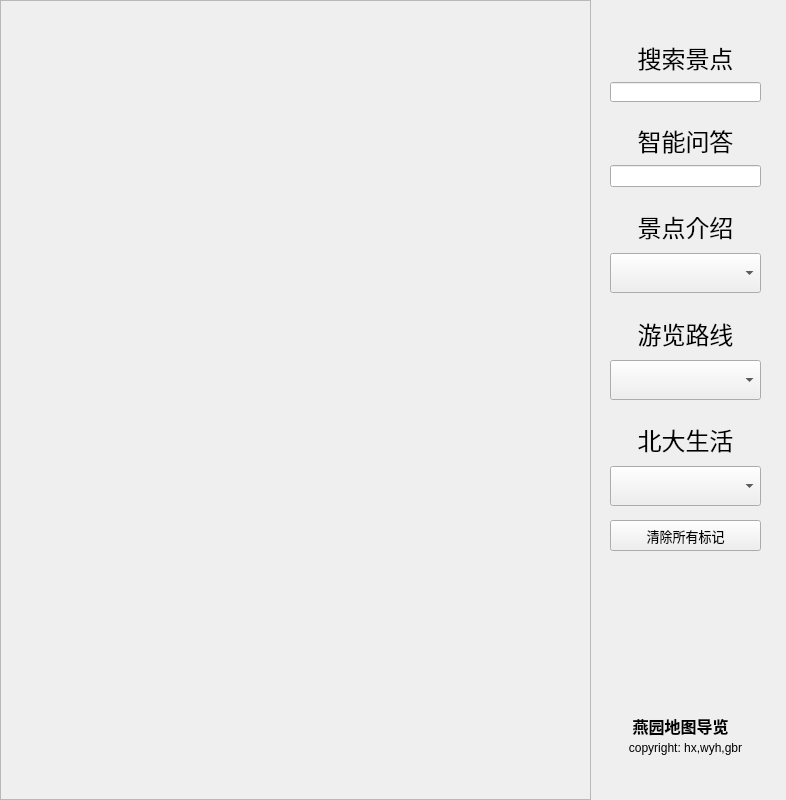
<?xml version="1.0" encoding="UTF-8"?>
<ui version="4.0">
 <class>Widget</class>
 <widget class="QWidget" name="Widget">
  <property name="geometry">
   <rect>
    <x>0</x>
    <y>0</y>
    <width>786</width>
    <height>800</height>
   </rect>
  </property>
  <property name="contextMenuPolicy">
   <enum>Qt::CustomContextMenu</enum>
  </property>
  <property name="windowTitle">
   <string>Widget</string>
  </property>
  <property name="styleSheet">
   <string notr="true">background_image:url(:/new/prefix1/background2.png)</string>
  </property>
  <widget class="QWidget" name="layoutWidget">
   <property name="geometry">
    <rect>
     <x>610</x>
     <y>40</y>
     <width>151</width>
     <height>481</height>
    </rect>
   </property>
   <property name="minimumSize">
    <size>
     <width>0</width>
     <height>40</height>
    </size>
   </property>
   <layout class="QVBoxLayout" name="verticalLayout">
    <item>
     <widget class="QLabel" name="seach_label">
      <property name="font">
       <font>
        <family>华文新魏</family>
       </font>
      </property>
      <property name="text">
       <string>&lt;html&gt;&lt;head/&gt;&lt;body&gt;&lt;p align=&quot;center&quot;&gt;&lt;span style=&quot; font-size:18pt;&quot;&gt;搜索景点&lt;/span&gt;&lt;/p&gt;&lt;/body&gt;&lt;/html&gt;</string>
      </property>
     </widget>
    </item>
    <item>
     <widget class="QLineEdit" name="search_line">
      <property name="minimumSize">
       <size>
        <width>0</width>
        <height>20</height>
       </size>
      </property>
      <property name="text">
       <string/>
      </property>
     </widget>
    </item>
    <item>
     <spacer name="verticalSpacer_4">
      <property name="orientation">
       <enum>Qt::Vertical</enum>
      </property>
      <property name="sizeHint" stdset="0">
       <size>
        <width>20</width>
        <height>40</height>
       </size>
      </property>
     </spacer>
    </item>
    <item>
     <widget class="QLabel" name="AI_qa_label">
      <property name="font">
       <font>
        <family>华文新魏</family>
       </font>
      </property>
      <property name="text">
       <string>&lt;html&gt;&lt;head/&gt;&lt;body&gt;&lt;p align=&quot;center&quot;&gt;&lt;span style=&quot; font-size:18pt;&quot;&gt;智能问答&lt;/span&gt;&lt;/p&gt;&lt;/body&gt;&lt;/html&gt;</string>
      </property>
     </widget>
    </item>
    <item>
     <widget class="QLineEdit" name="AI_qa_line"/>
    </item>
    <item>
     <spacer name="verticalSpacer_6">
      <property name="orientation">
       <enum>Qt::Vertical</enum>
      </property>
      <property name="sizeHint" stdset="0">
       <size>
        <width>20</width>
        <height>40</height>
       </size>
      </property>
     </spacer>
    </item>
    <item>
     <widget class="QLabel" name="introduce_label">
      <property name="minimumSize">
       <size>
        <width>0</width>
        <height>40</height>
       </size>
      </property>
      <property name="font">
       <font>
        <family>华文新魏</family>
       </font>
      </property>
      <property name="text">
       <string>&lt;html&gt;&lt;head/&gt;&lt;body&gt;&lt;p align=&quot;center&quot;&gt;&lt;span style=&quot; font-size:18pt;&quot;&gt;景点介绍&lt;/span&gt;&lt;/p&gt;&lt;/body&gt;&lt;/html&gt;</string>
      </property>
     </widget>
    </item>
    <item>
     <widget class="QComboBox" name="introduce_button">
      <property name="minimumSize">
       <size>
        <width>0</width>
        <height>40</height>
       </size>
      </property>
      <item>
       <property name="text">
        <string/>
       </property>
      </item>
      <item>
       <property name="text">
        <string>博雅塔</string>
       </property>
      </item>
      <item>
       <property name="text">
        <string>未名湖</string>
       </property>
      </item>
      <item>
       <property name="text">
        <string>俄文楼</string>
       </property>
      </item>
      <item>
       <property name="text">
        <string>北大图书馆</string>
       </property>
      </item>
      <item>
       <property name="text">
        <string>静园</string>
       </property>
      </item>
      <item>
       <property name="text">
        <string>燕南园</string>
       </property>
      </item>
      <item>
       <property name="text">
        <string>蔡元培铜像</string>
       </property>
      </item>
      <item>
       <property name="text">
        <string>北大西门</string>
       </property>
      </item>
      <item>
       <property name="text">
        <string>邱德拔体育馆</string>
       </property>
      </item>
      <item>
       <property name="text">
        <string>五四体育场</string>
       </property>
      </item>
      <item>
       <property name="text">
        <string>计算中心</string>
       </property>
      </item>
     </widget>
    </item>
    <item>
     <spacer name="verticalSpacer_3">
      <property name="orientation">
       <enum>Qt::Vertical</enum>
      </property>
      <property name="sizeHint" stdset="0">
       <size>
        <width>20</width>
        <height>40</height>
       </size>
      </property>
     </spacer>
    </item>
    <item>
     <widget class="QLabel" name="viewline_label">
      <property name="minimumSize">
       <size>
        <width>0</width>
        <height>40</height>
       </size>
      </property>
      <property name="font">
       <font>
        <family>华文新魏</family>
       </font>
      </property>
      <property name="text">
       <string>&lt;html&gt;&lt;head/&gt;&lt;body&gt;&lt;p align=&quot;center&quot;&gt;&lt;span style=&quot; font-size:18pt;&quot;&gt;游览路线&lt;/span&gt;&lt;/p&gt;&lt;/body&gt;&lt;/html&gt;</string>
      </property>
     </widget>
    </item>
    <item>
     <widget class="QComboBox" name="viewline_button">
      <property name="minimumSize">
       <size>
        <width>0</width>
        <height>40</height>
       </size>
      </property>
      <item>
       <property name="text">
        <string/>
       </property>
      </item>
      <item>
       <property name="text">
        <string>西门出发</string>
       </property>
      </item>
      <item>
       <property name="text">
        <string>东门出发</string>
       </property>
      </item>
      <item>
       <property name="text">
        <string>南门出发</string>
       </property>
      </item>
     </widget>
    </item>
    <item>
     <spacer name="verticalSpacer_5">
      <property name="orientation">
       <enum>Qt::Vertical</enum>
      </property>
      <property name="sizeHint" stdset="0">
       <size>
        <width>20</width>
        <height>40</height>
       </size>
      </property>
     </spacer>
    </item>
    <item>
     <widget class="QLabel" name="introduce_label_2">
      <property name="minimumSize">
       <size>
        <width>0</width>
        <height>40</height>
       </size>
      </property>
      <property name="font">
       <font>
        <family>华文新魏</family>
       </font>
      </property>
      <property name="text">
       <string>&lt;html&gt;&lt;head/&gt;&lt;body&gt;&lt;p align=&quot;center&quot;&gt;&lt;span style=&quot; font-size:18pt;&quot;&gt;北大生活&lt;/span&gt;&lt;/p&gt;&lt;/body&gt;&lt;/html&gt;</string>
      </property>
     </widget>
    </item>
    <item>
     <widget class="QComboBox" name="pkulife_combox">
      <property name="minimumSize">
       <size>
        <width>0</width>
        <height>40</height>
       </size>
      </property>
      <item>
       <property name="text">
        <string/>
       </property>
      </item>
      <item>
       <property name="text">
        <string>购物</string>
       </property>
      </item>
      <item>
       <property name="text">
        <string>餐饮</string>
       </property>
      </item>
      <item>
       <property name="text">
        <string>住宿</string>
       </property>
      </item>
      <item>
       <property name="text">
        <string>娱乐</string>
       </property>
      </item>
     </widget>
    </item>
    <item>
     <spacer name="verticalSpacer_7">
      <property name="orientation">
       <enum>Qt::Vertical</enum>
      </property>
      <property name="sizeHint" stdset="0">
       <size>
        <width>20</width>
        <height>40</height>
       </size>
      </property>
     </spacer>
    </item>
   </layout>
  </widget>
  <widget class="QLabel" name="name">
   <property name="geometry">
    <rect>
     <x>630</x>
     <y>710</y>
     <width>101</width>
     <height>31</height>
    </rect>
   </property>
   <property name="font">
    <font>
     <pointsize>12</pointsize>
     <bold>true</bold>
    </font>
   </property>
   <property name="text">
    <string>燕园地图导览</string>
   </property>
   <property name="alignment">
    <set>Qt::AlignCenter</set>
   </property>
  </widget>
  <widget class="QLabel" name="copyright">
   <property name="geometry">
    <rect>
     <x>620</x>
     <y>740</y>
     <width>131</width>
     <height>16</height>
    </rect>
   </property>
   <property name="text">
    <string>copyright: hx,wyh,gbr</string>
   </property>
   <property name="alignment">
    <set>Qt::AlignCenter</set>
   </property>
  </widget>
  <widget class="QScrollArea" name="scrollArea">
   <property name="geometry">
    <rect>
     <x>0</x>
     <y>0</y>
     <width>591</width>
     <height>800</height>
    </rect>
   </property>
   <property name="contextMenuPolicy">
    <enum>Qt::CustomContextMenu</enum>
   </property>
   <property name="widgetResizable">
    <bool>true</bool>
   </property>
   <widget class="QWidget" name="scrollAreaWidgetContents">
    <property name="geometry">
     <rect>
      <x>0</x>
      <y>0</y>
      <width>589</width>
      <height>798</height>
     </rect>
    </property>
    <property name="contextMenuPolicy">
     <enum>Qt::CustomContextMenu</enum>
    </property>
    <widget class="QLabel" name="map_label">
     <property name="geometry">
      <rect>
       <x>0</x>
       <y>0</y>
       <width>581</width>
       <height>791</height>
      </rect>
     </property>
     <property name="text">
      <string>&lt;html&gt;&lt;head/&gt;&lt;body&gt;&lt;p&gt;&lt;img src=&quot;:/new/prefix1/B_Map2.png&quot;/&gt;&lt;/p&gt;&lt;/body&gt;&lt;/html&gt;</string>
     </property>
    </widget>
    <widget class="QPushButton" name="button1">
     <property name="enabled">
      <bool>true</bool>
     </property>
     <property name="geometry">
      <rect>
       <x>420</x>
       <y>280</y>
       <width>41</width>
       <height>51</height>
      </rect>
     </property>
     <property name="baseSize">
      <size>
       <width>0</width>
       <height>0</height>
      </size>
     </property>
     <property name="font">
      <font>
       <family>Microsoft YaHei UI</family>
       <pointsize>10</pointsize>
       <italic>false</italic>
       <bold>false</bold>
      </font>
     </property>
     <property name="contextMenuPolicy">
      <enum>Qt::CustomContextMenu</enum>
     </property>
     <property name="toolTip">
      <string>博雅塔</string>
     </property>
     <property name="toolTipDuration">
      <number>10000</number>
     </property>
     <property name="styleSheet">
      <string notr="true">image:url(&quot;:/new/prefix1/locate.png&quot;)</string>
     </property>
     <property name="text">
      <string/>
     </property>
     <property name="flat">
      <bool>true</bool>
     </property>
    </widget>
    <widget class="QPushButton" name="button10">
     <property name="enabled">
      <bool>true</bool>
     </property>
     <property name="geometry">
      <rect>
       <x>430</x>
       <y>630</y>
       <width>41</width>
       <height>51</height>
      </rect>
     </property>
     <property name="baseSize">
      <size>
       <width>0</width>
       <height>0</height>
      </size>
     </property>
     <property name="font">
      <font>
       <family>Microsoft YaHei UI</family>
       <pointsize>10</pointsize>
       <italic>false</italic>
       <bold>false</bold>
      </font>
     </property>
     <property name="contextMenuPolicy">
      <enum>Qt::CustomContextMenu</enum>
     </property>
     <property name="toolTip">
      <string>五四体育场</string>
     </property>
     <property name="toolTipDuration">
      <number>10000</number>
     </property>
     <property name="styleSheet">
      <string notr="true">image:url(&quot;:/new/prefix1/locate.png&quot;)</string>
     </property>
     <property name="text">
      <string/>
     </property>
     <property name="flat">
      <bool>true</bool>
     </property>
    </widget>
    <widget class="QPushButton" name="button2">
     <property name="enabled">
      <bool>true</bool>
     </property>
     <property name="geometry">
      <rect>
       <x>260</x>
       <y>250</y>
       <width>41</width>
       <height>51</height>
      </rect>
     </property>
     <property name="baseSize">
      <size>
       <width>0</width>
       <height>0</height>
      </size>
     </property>
     <property name="font">
      <font>
       <family>Microsoft YaHei UI</family>
       <pointsize>10</pointsize>
       <italic>false</italic>
       <bold>false</bold>
      </font>
     </property>
     <property name="contextMenuPolicy">
      <enum>Qt::CustomContextMenu</enum>
     </property>
     <property name="toolTip">
      <string>未名湖</string>
     </property>
     <property name="toolTipDuration">
      <number>10000</number>
     </property>
     <property name="styleSheet">
      <string notr="true">image:url(&quot;:/new/prefix1/locate.png&quot;)</string>
     </property>
     <property name="text">
      <string/>
     </property>
     <property name="flat">
      <bool>true</bool>
     </property>
    </widget>
    <widget class="QPushButton" name="button3">
     <property name="enabled">
      <bool>true</bool>
     </property>
     <property name="geometry">
      <rect>
       <x>250</x>
       <y>370</y>
       <width>41</width>
       <height>51</height>
      </rect>
     </property>
     <property name="baseSize">
      <size>
       <width>0</width>
       <height>0</height>
      </size>
     </property>
     <property name="font">
      <font>
       <family>Microsoft YaHei UI</family>
       <pointsize>10</pointsize>
       <italic>false</italic>
       <bold>false</bold>
      </font>
     </property>
     <property name="contextMenuPolicy">
      <enum>Qt::CustomContextMenu</enum>
     </property>
     <property name="toolTip">
      <string>俄文楼</string>
     </property>
     <property name="toolTipDuration">
      <number>10000</number>
     </property>
     <property name="styleSheet">
      <string notr="true">image:url(&quot;:/new/prefix1/locate.png&quot;)</string>
     </property>
     <property name="text">
      <string/>
     </property>
     <property name="flat">
      <bool>true</bool>
     </property>
    </widget>
    <widget class="QPushButton" name="button9">
     <property name="enabled">
      <bool>true</bool>
     </property>
     <property name="geometry">
      <rect>
       <x>510</x>
       <y>600</y>
       <width>41</width>
       <height>51</height>
      </rect>
     </property>
     <property name="baseSize">
      <size>
       <width>0</width>
       <height>0</height>
      </size>
     </property>
     <property name="font">
      <font>
       <family>Microsoft YaHei UI</family>
       <pointsize>10</pointsize>
       <italic>false</italic>
       <bold>false</bold>
      </font>
     </property>
     <property name="contextMenuPolicy">
      <enum>Qt::CustomContextMenu</enum>
     </property>
     <property name="toolTip">
      <string>邱德拔体育馆</string>
     </property>
     <property name="toolTipDuration">
      <number>10000</number>
     </property>
     <property name="styleSheet">
      <string notr="true">image:url(&quot;:/new/prefix1/locate.png&quot;)</string>
     </property>
     <property name="text">
      <string/>
     </property>
     <property name="flat">
      <bool>true</bool>
     </property>
    </widget>
    <widget class="QPushButton" name="button5">
     <property name="enabled">
      <bool>true</bool>
     </property>
     <property name="geometry">
      <rect>
       <x>200</x>
       <y>420</y>
       <width>41</width>
       <height>51</height>
      </rect>
     </property>
     <property name="baseSize">
      <size>
       <width>0</width>
       <height>0</height>
      </size>
     </property>
     <property name="font">
      <font>
       <family>Microsoft YaHei UI</family>
       <pointsize>10</pointsize>
       <italic>false</italic>
       <bold>false</bold>
      </font>
     </property>
     <property name="contextMenuPolicy">
      <enum>Qt::CustomContextMenu</enum>
     </property>
     <property name="toolTip">
      <string>静园</string>
     </property>
     <property name="toolTipDuration">
      <number>10000</number>
     </property>
     <property name="styleSheet">
      <string notr="true">image:url(&quot;:/new/prefix1/locate.png&quot;)</string>
     </property>
     <property name="text">
      <string/>
     </property>
     <property name="flat">
      <bool>true</bool>
     </property>
    </widget>
    <widget class="QPushButton" name="button8">
     <property name="enabled">
      <bool>true</bool>
     </property>
     <property name="geometry">
      <rect>
       <x>10</x>
       <y>260</y>
       <width>41</width>
       <height>51</height>
      </rect>
     </property>
     <property name="baseSize">
      <size>
       <width>0</width>
       <height>0</height>
      </size>
     </property>
     <property name="font">
      <font>
       <family>Microsoft YaHei UI</family>
       <pointsize>10</pointsize>
       <italic>false</italic>
       <bold>false</bold>
      </font>
     </property>
     <property name="contextMenuPolicy">
      <enum>Qt::CustomContextMenu</enum>
     </property>
     <property name="toolTip">
      <string>北大西门</string>
     </property>
     <property name="toolTipDuration">
      <number>10000</number>
     </property>
     <property name="styleSheet">
      <string notr="true">image:url(&quot;:/new/prefix1/locate.png&quot;)</string>
     </property>
     <property name="text">
      <string/>
     </property>
     <property name="flat">
      <bool>true</bool>
     </property>
    </widget>
    <widget class="QPushButton" name="button6">
     <property name="enabled">
      <bool>true</bool>
     </property>
     <property name="geometry">
      <rect>
       <x>190</x>
       <y>540</y>
       <width>41</width>
       <height>51</height>
      </rect>
     </property>
     <property name="baseSize">
      <size>
       <width>0</width>
       <height>0</height>
      </size>
     </property>
     <property name="font">
      <font>
       <family>Microsoft YaHei UI</family>
       <pointsize>10</pointsize>
       <italic>false</italic>
       <bold>false</bold>
      </font>
     </property>
     <property name="contextMenuPolicy">
      <enum>Qt::CustomContextMenu</enum>
     </property>
     <property name="toolTip">
      <string>燕南园</string>
     </property>
     <property name="toolTipDuration">
      <number>10000</number>
     </property>
     <property name="styleSheet">
      <string notr="true">image:url(&quot;:/new/prefix1/locate.png&quot;)</string>
     </property>
     <property name="text">
      <string/>
     </property>
     <property name="flat">
      <bool>true</bool>
     </property>
    </widget>
    <widget class="QPushButton" name="button7">
     <property name="enabled">
      <bool>true</bool>
     </property>
     <property name="geometry">
      <rect>
       <x>180</x>
       <y>280</y>
       <width>41</width>
       <height>51</height>
      </rect>
     </property>
     <property name="baseSize">
      <size>
       <width>0</width>
       <height>0</height>
      </size>
     </property>
     <property name="font">
      <font>
       <family>Microsoft YaHei UI</family>
       <pointsize>10</pointsize>
       <italic>false</italic>
       <bold>false</bold>
      </font>
     </property>
     <property name="contextMenuPolicy">
      <enum>Qt::CustomContextMenu</enum>
     </property>
     <property name="toolTip">
      <string>蔡元培铜像</string>
     </property>
     <property name="toolTipDuration">
      <number>10000</number>
     </property>
     <property name="styleSheet">
      <string notr="true">image:url(&quot;:/new/prefix1/locate.png&quot;)</string>
     </property>
     <property name="text">
      <string/>
     </property>
     <property name="flat">
      <bool>true</bool>
     </property>
    </widget>
    <widget class="QPushButton" name="button4">
     <property name="enabled">
      <bool>true</bool>
     </property>
     <property name="geometry">
      <rect>
       <x>300</x>
       <y>430</y>
       <width>41</width>
       <height>51</height>
      </rect>
     </property>
     <property name="baseSize">
      <size>
       <width>0</width>
       <height>0</height>
      </size>
     </property>
     <property name="font">
      <font>
       <family>Microsoft YaHei UI</family>
       <pointsize>10</pointsize>
       <italic>false</italic>
       <bold>false</bold>
      </font>
     </property>
     <property name="contextMenuPolicy">
      <enum>Qt::CustomContextMenu</enum>
     </property>
     <property name="toolTip">
      <string>北大图书馆</string>
     </property>
     <property name="toolTipDuration">
      <number>10000</number>
     </property>
     <property name="styleSheet">
      <string notr="true">image:url(&quot;:/new/prefix1/locate.png&quot;)</string>
     </property>
     <property name="text">
      <string/>
     </property>
     <property name="flat">
      <bool>true</bool>
     </property>
    </widget>
    <widget class="QPushButton" name="button11">
     <property name="enabled">
      <bool>true</bool>
     </property>
     <property name="geometry">
      <rect>
       <x>440</x>
       <y>480</y>
       <width>41</width>
       <height>51</height>
      </rect>
     </property>
     <property name="baseSize">
      <size>
       <width>0</width>
       <height>0</height>
      </size>
     </property>
     <property name="font">
      <font>
       <family>Microsoft YaHei UI</family>
       <pointsize>10</pointsize>
       <italic>false</italic>
       <bold>false</bold>
      </font>
     </property>
     <property name="contextMenuPolicy">
      <enum>Qt::CustomContextMenu</enum>
     </property>
     <property name="toolTip">
      <string>计算中心</string>
     </property>
     <property name="toolTipDuration">
      <number>10000</number>
     </property>
     <property name="styleSheet">
      <string notr="true">image:url(&quot;:/new/prefix1/locate.png&quot;)</string>
     </property>
     <property name="text">
      <string/>
     </property>
     <property name="flat">
      <bool>true</bool>
     </property>
    </widget>
    <widget class="QLabel" name="routelabel">
     <property name="geometry">
      <rect>
       <x>0</x>
       <y>0</y>
       <width>581</width>
       <height>791</height>
      </rect>
     </property>
     <property name="styleSheet">
      <string notr="true"/>
     </property>
     <property name="text">
      <string/>
     </property>
    </widget>
    <zorder>map_label</zorder>
    <zorder>routelabel</zorder>
    <zorder>button1</zorder>
    <zorder>button10</zorder>
    <zorder>button2</zorder>
    <zorder>button3</zorder>
    <zorder>button9</zorder>
    <zorder>button5</zorder>
    <zorder>button8</zorder>
    <zorder>button6</zorder>
    <zorder>button7</zorder>
    <zorder>button4</zorder>
    <zorder>button11</zorder>
   </widget>
  </widget>
  <widget class="QPushButton" name="clearsign">
   <property name="geometry">
    <rect>
     <x>610</x>
     <y>520</y>
     <width>151</width>
     <height>31</height>
    </rect>
   </property>
   <property name="font">
    <font>
     <pointsize>10</pointsize>
     <bold>false</bold>
    </font>
   </property>
   <property name="text">
    <string>清除所有标记</string>
   </property>
  </widget>
  <widget class="QLabel" name="logo_label">
   <property name="geometry">
    <rect>
     <x>620</x>
     <y>600</y>
     <width>121</width>
     <height>91</height>
    </rect>
   </property>
   <property name="styleSheet">
    <string notr="true">image:url(:/new/prefix1/pku_logo.png)</string>
   </property>
   <property name="text">
    <string/>
   </property>
  </widget>
  <widget class="QPushButton" name="backbutton">
   <property name="geometry">
    <rect>
     <x>730</x>
     <y>760</y>
     <width>51</width>
     <height>31</height>
    </rect>
   </property>
   <property name="styleSheet">
    <string notr="true">image:url(:/new/prefix1/back.png)</string>
   </property>
   <property name="text">
    <string/>
   </property>
   <property name="flat">
    <bool>true</bool>
   </property>
  </widget>
  <zorder>scrollArea</zorder>
  <zorder>layoutWidget</zorder>
  <zorder>name</zorder>
  <zorder>copyright</zorder>
  <zorder>clearsign</zorder>
  <zorder>logo_label</zorder>
  <zorder>backbutton</zorder>
 </widget>
 <resources/>
 <connections/>
</ui>
